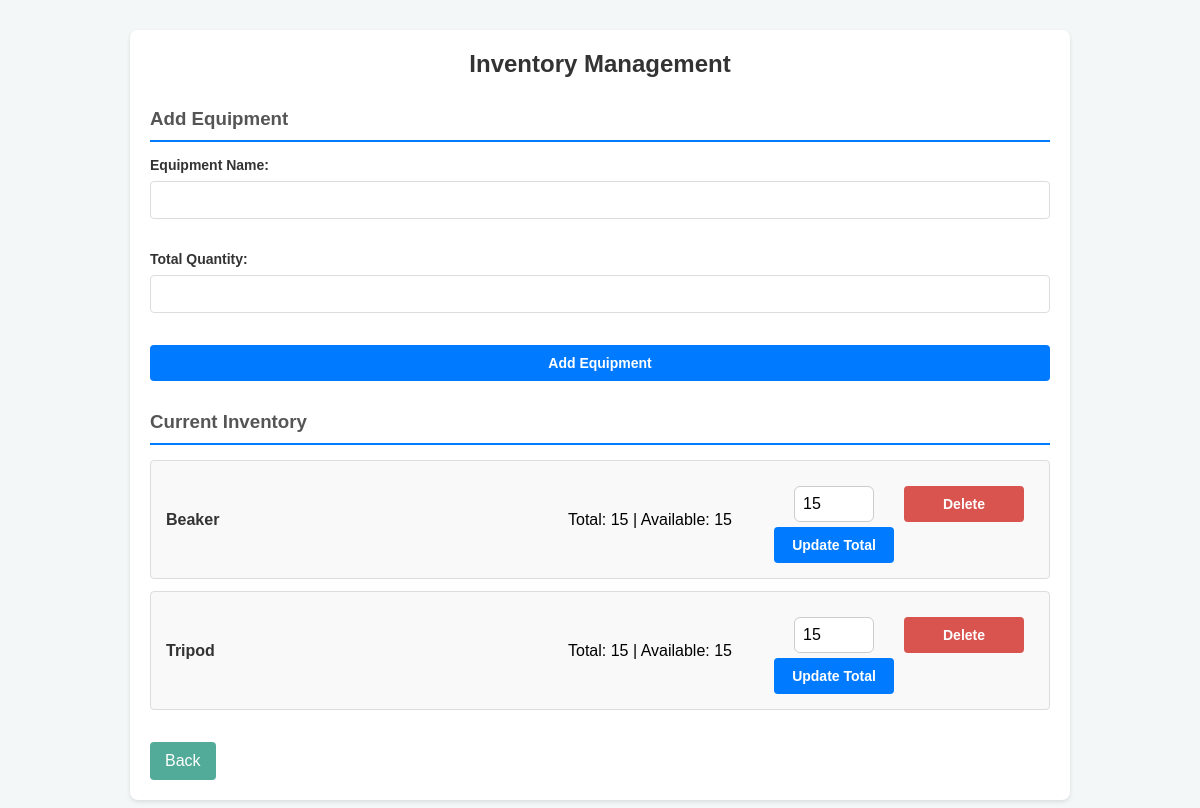
Page /inventory on the committed database.
### tables this page shows
CREATE TABLE inventory (
            id INTEGER PRIMARY KEY AUTOINCREMENT,
            name TEXT UNIQUE NOT NULL,
            quantity INTEGER DEFAULT 0
        , configured_quantity INTEGER DEFAULT 0, available_quantity INTEGER DEFAULT 0, total_quantity INTEGER DEFAULT 0);

### CV-app/app.py (the view, shortened to what this page needs)
@app.route('/inventory', methods=['GET', 'POST'])
def inventory():
    conn = sqlite3.connect("database.db")
    c = conn.cursor()
    c.execute("SELECT id, name, total_quantity, quantity FROM inventory ORDER BY name ASC")
    items = c.fetchall()
    conn.close()
    return render_template('inventory.html', items=items)

### CV-app/templates/inventory.html (shortened to what this page needs)
<!DOCTYPE html>
<html>
<head>
    <link rel="stylesheet" href="{{ url_for('static', filename='style.css') }}">
</head>
<body>
    <div class="container">
        <h2>Inventory Management</h2>
        <h3>Add Equipment</h3>
        <form method="POST">
            <div class="form-group">
                <label>Equipment Name:</label>
                <input type="text" name="name" required>
            </div>
            <div class="form-group">
                <label>Total Quantity:</label>
                <input type="number" name="total_quantity" min="0" required>
            </div>
            <button type="submit">Add Equipment</button>
        </form>
        <h3>Current Inventory</h3>
        {% if items %}
            <ul class="inventory-list">
                {% for id, name, total_qty, available_qty in items %}
                    <li>
                        <span class="item-name">{{ name }}</span>
                        <span>Total: {{ total_qty }} | Available: {{ available_qty }}</span>
                        <div class="item-actions">
                            <form method="POST" style="display:flex; gap: 5px; align-items: center;">
                                <input type="number" name="total_quantity" value="{{ total_qty }}" min="0" placeholder="Total">
                                <button type="submit">Update Total</button>
                            </form>
                            <form method="POST" style="display:inline;">
                                <button type="submit" class="delete-btn">Delete</button>
                            </form>
                        </div>
                    </li>
                {% endfor %}
            </ul>
        {% else %}
            <p>No equipment found in inventory.</p>
        {% endif %}
        <a href="/" class="back-button">Back</a>
    </div>
</body>
</html>

### CV-app/static/style.css (style rules this page uses)
body { font-family: 'Segoe UI', Tahoma, Geneva, Verdana, sans-serif; background: linear-gradient(to right, #e9f1fb, #f5f9ff); margin: 0; padding: 0; }
.container { max-width: 800px; margin: 40px auto; padding: 30px 40px; background-color: #ffffff; border-radius: 14px; box-shadow: 0 6px 25px rgba(0, 0, 0, 0.08); }
h1, h2 { color: #1f3b73; text-align: center; margin-bottom: 15px; }
form { display: flex; flex-direction: column; gap: 12px; margin-top: 10px; }
label { font-weight: 600; color: #333; }
input[type="text"], input[type="number"], textarea, select { padding: 10px; border: 1px solid #ccc; border-radius: 6px; font-size: 16px; width: 100%; box-sizing: border-box; }
button, input[type="submit"] { background-color: #1e90ff; color: white; padding: 10px 16px; border: none; border-radius: 6px; font-size: 16px; cursor: pointer; transition: background-color 0.25s ease; }
a.back-button { display: inline-block; margin-top: 25px; padding: 10px 18px; background-color: #52ab98; color: white; text-decoration: none; border-radius: 6px; font-weight: 500; transition: background-color 0.3s; }
button { min-width: 120px; }
h2 { margin-top: 30px; text-align: center; }

### CV-app/templates/inventory.html (style rules this page uses)
body { font-family: Arial, sans-serif; background: #f4f7f8; margin: 0; padding: 0; }
.container { max-width: 900px; margin: 30px auto; padding: 20px; background: white; border-radius: 8px; box-shadow: 0 2px 4px rgba(0,0,0,0.1); }
h2 { color: #333; margin-top: 0; }
h3 { color: #555; margin-top: 30px; margin-bottom: 15px; border-bottom: 2px solid #007bff; padding-bottom: 10px; }
.form-group { margin-bottom: 20px; }
.form-group label { display: block; font-weight: 600; color: #333; margin-bottom: 8px; font-size: 14px; }
.form-group input, .form-group select { width: 100%; padding: 10px 12px; border: 1px solid #ddd; border-radius: 4px; font-size: 14px; box-sizing: border-box; }
button { background-color: #007bff; color: white; padding: 10px 15px; border: none; border-radius: 4px; cursor: pointer; font-size: 14px; font-weight: 600; }
button.delete-btn { background-color: #d9534f; }
.inventory-list { list-style: none; padding: 0; margin: 0; }
.inventory-list li { background: #f9f9f9; border: 1px solid #ddd; border-radius: 4px; padding: 15px; margin-bottom: 12px; display: grid; grid-template-columns: 2fr 1fr auto auto; gap: 10px; align-items: center; }
.item-name { font-weight: 600; color: #333; }
.item-actions { display: flex; gap: 10px; }
.item-actions input { width: 80px; padding: 8px; }
a.back-button { display: inline-block; margin-top: 20px; padding: 10px 15px; background-color: #52ab98; color: white; text-decoration: none; border-radius: 4px; }

### rows in the picture
inventory: name "Beaker", total_quantity "15", quantity "15"
inventory: name "Tripod", total_quantity "15", quantity "15"
